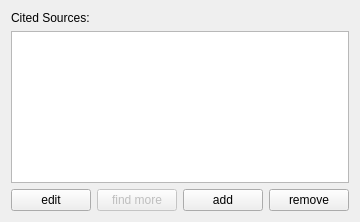
<?xml version="1.0" encoding="UTF-8"?>
<ui version="4.0">
 <class>ListCitedSources</class>
 <widget class="QWidget" name="ListCitedSources">
  <property name="geometry">
   <rect>
    <x>0</x>
    <y>0</y>
    <width>360</width>
    <height>222</height>
   </rect>
  </property>
  <property name="windowTitle">
   <string>Form</string>
  </property>
  <layout class="QVBoxLayout" name="verticalLayout">
   <item>
    <widget class="QLabel" name="label">
     <property name="text">
      <string>Cited Sources:</string>
     </property>
    </widget>
   </item>
   <item>
    <widget class="QListWidget" name="listWidget"/>
   </item>
   <item>
    <layout class="QHBoxLayout" name="horizontalLayout">
     <item>
      <widget class="QPushButton" name="editPart">
       <property name="text">
        <string>edit</string>
       </property>
      </widget>
     </item>
     <item>
      <spacer name="horizontalSpacer">
       <property name="orientation">
        <enum>Qt::Horizontal</enum>
       </property>
       <property name="sizeHint" stdset="0">
        <size>
         <width>40</width>
         <height>20</height>
        </size>
       </property>
      </spacer>
     </item>
     <item>
      <widget class="QPushButton" name="findMore">
       <property name="enabled">
        <bool>false</bool>
       </property>
       <property name="text">
        <string>find more</string>
       </property>
      </widget>
     </item>
     <item>
      <widget class="QPushButton" name="addPart">
       <property name="text">
        <string>add</string>
       </property>
      </widget>
     </item>
     <item>
      <widget class="QPushButton" name="removePart">
       <property name="text">
        <string>remove</string>
       </property>
      </widget>
     </item>
    </layout>
   </item>
  </layout>
 </widget>
 <resources/>
 <connections/>
</ui>
